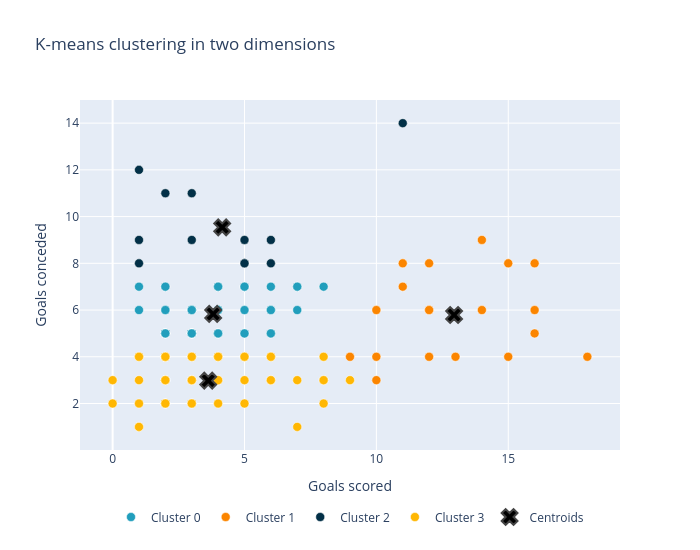

Notebook source saved alongside this figure:
### Markdown cell above
#### Visualising the clusters

### Code cell
fig = go.Figure()

colors = ['#219ebc','#fb8500','#023047','#ffb703']

for c in range(4):

    mask = wc['cluster_2d'] == c
    df = wc.loc[mask]

    fig.add_trace(
        go.Scatter(
            x=df['goals_scored'],
            y=df['goals_conceded'],
            mode='markers',
            name=f'Cluster {c}',
            marker=dict(
                color=colors[c],
                size=9,
                line=dict(width=0.5, color='white')
            ),
            customdata=df[['team','year','round_label']],
            hovertemplate=
            "<b>%{customdata[0]}</b><br>"
            "Year: %{customdata[1]}<br>"
            "Round: %{customdata[2]}<br>"
            "Goals scored: %{x}<br>"
            "Goals conceded: %{y}<extra></extra>"
        )
    )


# Centroids
centroids = StandardScaler().fit(X_2d).inverse_transform(km2d.cluster_centers_)

fig.add_trace(
    go.Scatter(
        x=centroids[:,0],
        y=centroids[:,1],
        mode='markers',
        name='Centroids',
        marker=dict(
            symbol='x',
            color='black',
            size=14,
            line=dict(width=2)
        ),
        hovertemplate=
        "Centroid<br>"
        "Goals scored: %{x:.2f}<br>"
        "Goals conceded: %{y:.2f}<extra></extra>"
    )
)

fig.update_layout(
    title="K-means clustering in two dimensions",
    xaxis_title="Goals scored",
    yaxis_title="Goals conceded",
    width=700,
    height=550,
    legend=dict(
        orientation="h",
        yanchor="top",
        y=-0.15,
        xanchor="center",
        x=0.5
    ),
    margin=dict(b=100)
)

fig.show()

### Figure 1 — Plotly figure (JSON) as saved in the notebook; plotly's stock layout.template omitted (floating-point values rounded to 4 significant figures; data arrays with more than 128 entries replaced by an {"elided": "..."} marker saying what was removed)
{"data": [{"customdata": {"elided": "48x3 mixed values"}, "hovertemplate": "<b>%{customdata[0]}</b><br>Year: %{customdata[1]}<br>Round: %{customdata[2]}<br>Goals scored: %{x}<br>Goals conceded: %{y}<extra></extra>", "marker": {"color": "#219ebc", "line": {"color": "white", "width": 0.5}, "size": 9}, "mode": "markers", "name": "Cluster 0", "type": "scatter", "x": [3, 2, 3, 3, 3, 2, 4, 4, 3, 5, 3, 5, 7, 6, 4, 3, 4, 2, 3, 4, 3, 4, 7, 5, 4, 2, 2, 2, 2, 6, 3, 2, 6, 2, 7, 5, 4, 2, 8, 6, 5, 4, 6, 3, 1, 3, 5, 1], "y": [6, 5, 5, 6, 5, 5, 5, 5, 5, 7, 5, 5, 7, 6, 6, 5, 5, 6, 5, 7, 6, 7, 7, 6, 6, 5, 5, 6, 5, 7, 6, 5, 6, 7, 6, 5, 6, 7, 7, 5, 7, 7, 5, 5, 7, 5, 7, 6]}, {"customdata": [["Argentina", 2010, "Quarter-final"], ["Brazil", 2010, "Quarter-final"], ["Germany", 2010, "Semi-final"], ["Netherlands", 2010, "Runner-up"], ["Uruguay", 2010, "Semi-final"], ["Colombia", 2014, "Quarter-final"], ["France", 2014, "Quarter-final"], ["Germany", 2014, "Winner"], ["Netherlands", 2014, "Semi-final"], ["Belgium", 2018, "Semi-final"], ["Croatia", 2018, "Runner-up"], ["England", 2018, "Semi-final"], ["France", 2018, "Winner"], ["Russia", 2018, "Quarter-final"], ["Argentina", 2022, "Winner"], ["England", 2022, "Quarter-final"], ["France", 2022, "Runner-up"], ["Netherlands", 2022, "Quarter-final"], ["Portugal", 2022, "Quarter-final"]], "hovertemplate": "<b>%{customdata[0]}</b><br>Year: %{customdata[1]}<br>Round: %{customdata[2]}<br>Goals scored: %{x}<br>Goals conceded: %{y}<extra></extra>", "marker": {"color": "#fb8500", "line": {"color": "white", "width": 0.5}, "size": 9}, "mode": "markers", "name": "Cluster 1", "type": "scatter", "x": [10, 9, 16, 12, 11, 12, 10, 18, 15, 16, 14, 12, 14, 11, 15, 13, 16, 10, 12], "y": [6, 4, 5, 6, 8, 4, 3, 4, 4, 6, 9, 8, 6, 7, 8, 4, 8, 4, 6]}, {"customdata": [["North Korea", 2010, "Group Stage"], ["South Korea", 2010, "Round of 16"], ["Australia", 2014, "Group Stage"], ["Brazil", 2014, "Semi-final"], ["Cameroon", 2014, "Group Stage"], ["Honduras", 2014, "Group Stage"], ["Argentina", 2018, "Group Stage"], ["Panama", 2018, "Group Stage"], ["Tunisia", 2018, "Group Stage"], ["Costa Rica", 2022, "Group Stage"], ["Serbia", 2022, "Group Stage"], ["South Korea", 2022, "Round of 16"], ["Switzerland", 2022, "Round of 16"]], "hovertemplate": "<b>%{customdata[0]}</b><br>Year: %{customdata[1]}<br>Round: %{customdata[2]}<br>Goals scored: %{x}<br>Goals conceded: %{y}<extra></extra>", "marker": {"color": "#023047", "line": {"color": "white", "width": 0.5}, "size": 9}, "mode": "markers", "name": "Cluster 2", "type": "scatter", "x": [1, 6, 3, 11, 1, 1, 6, 2, 5, 3, 5, 5, 5], "y": [12, 8, 9, 14, 9, 8, 9, 11, 8, 11, 8, 8, 9]}, {"customdata": {"elided": "48x3 mixed values"}, "hovertemplate": "<b>%{customdata[0]}</b><br>Year: %{customdata[1]}<br>Round: %{customdata[2]}<br>Goals scored: %{x}<br>Goals conceded: %{y}<extra></extra>", "marker": {"color": "#ffb703", "line": {"color": "white", "width": 0.5}, "size": 9}, "mode": "markers", "name": "Cluster 3", "type": "scatter", "x": [0, 1, 5, 0, 4, 4, 2, 3, 7, 2, 3, 8, 1, 8, 6, 4, 6, 5, 3, 2, 1, 2, 5, 2, 8, 6, 3, 2, 2, 2, 3, 2, 4, 2, 3, 6, 7, 1, 8, 4, 1, 4, 5, 2, 9, 1, 3, 2], "y": [2, 4, 4, 3, 3, 2, 2, 2, 1, 3, 3, 2, 1, 4, 3, 4, 4, 2, 3, 4, 4, 3, 3, 3, 3, 3, 2, 4, 2, 4, 4, 2, 4, 4, 3, 4, 3, 2, 3, 4, 3, 3, 4, 3, 3, 1, 4, 2]}, {"hovertemplate": "Centroid<br>Goals scored: %{x:.2f}<br>Goals conceded: %{y:.2f}<extra></extra>", "marker": {"color": "black", "line": {"width": 2}, "size": 14, "symbol": "x"}, "mode": "markers", "name": "Centroids", "type": "scatter", "x": [3.812, 12.95, 4.154, 3.625], "y": [5.833, 5.789, 9.538, 2.979]}], "layout": {"height": 550, "legend": {"orientation": "h", "x": 0.5, "xanchor": "center", "y": -0.15, "yanchor": "top"}, "margin": {"b": 100}, "title": {"text": "K-means clustering in two dimensions"}, "width": 700, "xaxis": {"title": {"text": "Goals scored"}}, "yaxis": {"title": {"text": "Goals conceded"}}}}
